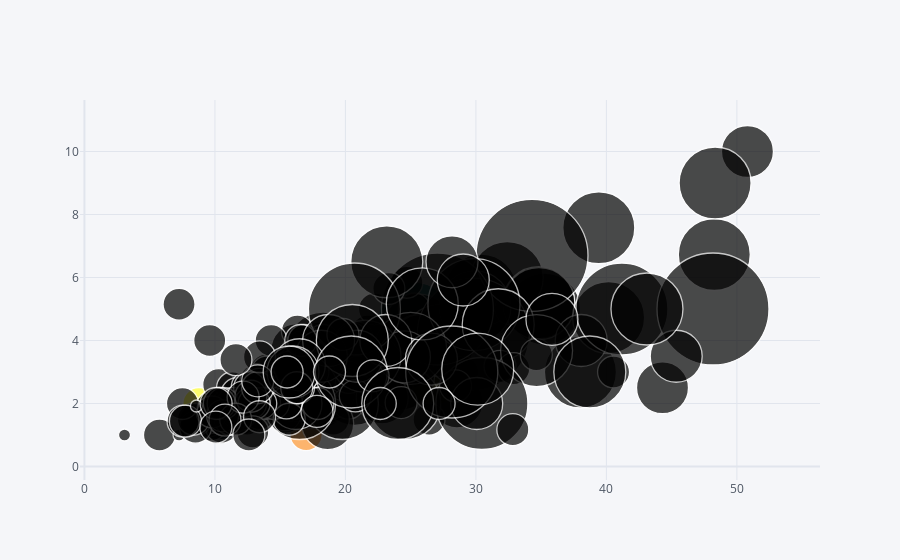

The notebook cell this image was saved under:
### Code cell
df.iplot(kind = 'bubble' , x= 'total_bill',y ='tip', size ='size')

### Figure 1 — Plotly figure (JSON) as saved in the notebook; plotly's stock layout.template omitted (floating-point values rounded to 4 significant figures; data arrays with more than 128 entries replaced by an {"elided": "..."} marker saying what was removed)
{"data": [{"marker": {"color": ["rgb(255, 153, 51)", "rgb(55, 128, 191)", "rgb(50, 171, 96)", "rgb(128, 0, 128)", "rgb(219, 64, 82)", "rgb(0, 128, 128)", "rgb(255, 255, 51)", "rgb(128, 128, 0)", "rgb(251, 128, 114)", "rgb(128, 177, 211)"], "line": {"width": 1.3}, "size": {"elided": "244 int values"}, "symbol": "circle"}, "mode": "markers", "text": "", "type": "scatter", "x": {"elided": "244 float values"}, "y": {"elided": "244 float values"}}], "layout": {"legend": {"bgcolor": "#F5F6F9", "font": {"color": "#4D5663"}}, "paper_bgcolor": "#F5F6F9", "plot_bgcolor": "#F5F6F9", "title": {"font": {"color": "#4D5663"}}, "xaxis": {"gridcolor": "#E1E5ED", "showgrid": true, "tickfont": {"color": "#4D5663"}, "title": {"font": {"color": "#4D5663"}, "text": ""}, "zerolinecolor": "#E1E5ED"}, "yaxis": {"gridcolor": "#E1E5ED", "showgrid": true, "tickfont": {"color": "#4D5663"}, "title": {"font": {"color": "#4D5663"}, "text": ""}, "zerolinecolor": "#E1E5ED"}}}
